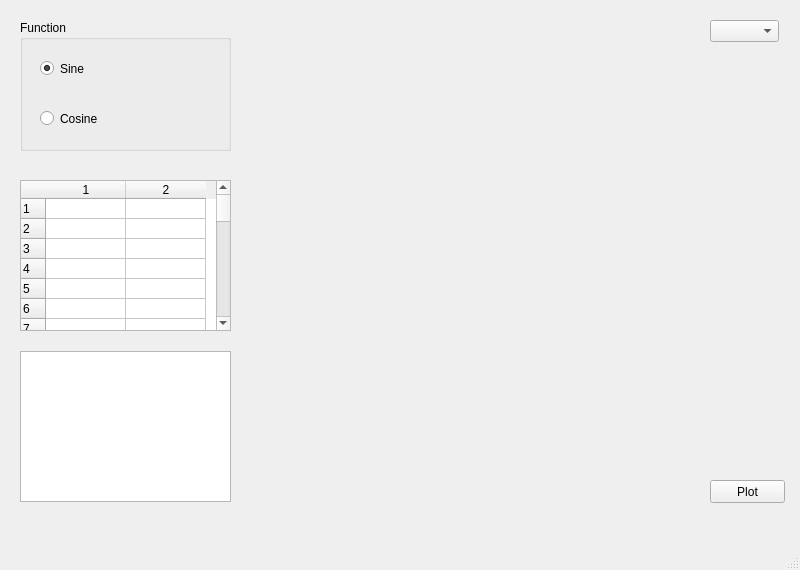
<?xml version="1.0" encoding="UTF-8"?>
<ui version="4.0">
 <class>MainWindow</class>
 <widget class="QMainWindow" name="MainWindow">
  <property name="geometry">
   <rect>
    <x>0</x>
    <y>0</y>
    <width>800</width>
    <height>570</height>
   </rect>
  </property>
  <property name="windowTitle">
   <string>TrigoPlot</string>
  </property>
  <widget class="QWidget" name="centralwidget">
   <widget class="QListWidget" name="colorListWidget">
    <property name="geometry">
     <rect>
      <x>20</x>
      <y>351</y>
      <width>211</width>
      <height>151</height>
     </rect>
    </property>
    <property name="viewMode">
     <enum>QListView::ListMode</enum>
    </property>
    <property name="currentRow">
     <number>-1</number>
    </property>
   </widget>
   <widget class="QTableWidget" name="tableWidget">
    <property name="geometry">
     <rect>
      <x>20</x>
      <y>180</y>
      <width>211</width>
      <height>151</height>
     </rect>
    </property>
    <property name="rowCount">
     <number>100</number>
    </property>
    <property name="columnCount">
     <number>2</number>
    </property>
    <attribute name="horizontalHeaderDefaultSectionSize">
     <number>80</number>
    </attribute>
    <attribute name="horizontalHeaderMinimumSectionSize">
     <number>20</number>
    </attribute>
    <attribute name="verticalHeaderDefaultSectionSize">
     <number>20</number>
    </attribute>
    <row/>
    <row/>
    <row/>
    <row/>
    <row/>
    <row/>
    <row/>
    <row/>
    <row/>
    <row/>
    <row/>
    <row/>
    <row/>
    <row/>
    <row/>
    <row/>
    <row/>
    <row/>
    <row/>
    <row/>
    <row/>
    <row/>
    <row/>
    <row/>
    <row/>
    <row/>
    <row/>
    <row/>
    <row/>
    <row/>
    <row/>
    <row/>
    <row/>
    <row/>
    <row/>
    <row/>
    <row/>
    <row/>
    <row/>
    <row/>
    <row/>
    <row/>
    <row/>
    <row/>
    <row/>
    <row/>
    <row/>
    <row/>
    <row/>
    <row/>
    <row/>
    <row/>
    <row/>
    <row/>
    <row/>
    <row/>
    <row/>
    <row/>
    <row/>
    <row/>
    <row/>
    <row/>
    <row/>
    <row/>
    <row/>
    <row/>
    <row/>
    <row/>
    <row/>
    <row/>
    <row/>
    <row/>
    <row/>
    <row/>
    <row/>
    <row/>
    <row/>
    <row/>
    <row/>
    <row/>
    <row/>
    <row/>
    <row/>
    <row/>
    <row/>
    <row/>
    <row/>
    <row/>
    <row/>
    <row/>
    <row/>
    <row/>
    <row/>
    <row/>
    <row/>
    <row/>
    <row/>
    <row/>
    <row/>
    <row/>
    <column/>
    <column/>
   </widget>
   <widget class="QGroupBox" name="funcBox">
    <property name="geometry">
     <rect>
      <x>20</x>
      <y>20</y>
      <width>211</width>
      <height>131</height>
     </rect>
    </property>
    <property name="title">
     <string>Function</string>
    </property>
    <widget class="QRadioButton" name="sinRadBtn">
     <property name="geometry">
      <rect>
       <x>20</x>
       <y>40</y>
       <width>82</width>
       <height>17</height>
      </rect>
     </property>
     <property name="text">
      <string>Sine</string>
     </property>
     <property name="checked">
      <bool>true</bool>
     </property>
    </widget>
    <widget class="QRadioButton" name="cosRadBtn">
     <property name="geometry">
      <rect>
       <x>20</x>
       <y>90</y>
       <width>82</width>
       <height>17</height>
      </rect>
     </property>
     <property name="text">
      <string>Cosine</string>
     </property>
    </widget>
   </widget>
   <widget class="QWidget" name="plotWidget" native="true">
    <property name="geometry">
     <rect>
      <x>260</x>
      <y>60</y>
      <width>521</width>
      <height>391</height>
     </rect>
    </property>
   </widget>
   <widget class="QPushButton" name="pushButton">
    <property name="geometry">
     <rect>
      <x>710</x>
      <y>480</y>
      <width>75</width>
      <height>23</height>
     </rect>
    </property>
    <property name="text">
     <string>Plot</string>
    </property>
   </widget>
   <widget class="QComboBox" name="wComboBox">
    <property name="geometry">
     <rect>
      <x>710</x>
      <y>20</y>
      <width>69</width>
      <height>22</height>
     </rect>
    </property>
   </widget>
  </widget>
  <widget class="QMenuBar" name="menubar">
   <property name="geometry">
    <rect>
     <x>0</x>
     <y>0</y>
     <width>800</width>
     <height>21</height>
    </rect>
   </property>
  </widget>
  <widget class="QStatusBar" name="statusbar"/>
 </widget>
 <resources/>
 <connections/>
</ui>
